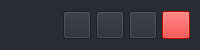
           <widget class="QFrame" name="contentTopBg">
            <property name="minimumSize">
             <size>
              <width>0</width>
              <height>50</height>
             </size>
            </property>
            <property name="maximumSize">
             <size>
              <width>16777215</width>
              <height>50</height>
             </size>
            </property>
            <property name="styleSheet">
             <string notr="true">background-color: rgb(40, 44, 52);</string>
            </property>
            <property name="frameShape">
             <enum>QFrame::NoFrame</enum>
            </property>
            <property name="frameShadow">
             <enum>QFrame::Raised</enum>
            </property>
            <layout class="QHBoxLayout" name="horizontalLayout">
             <property name="spacing">
              <number>0</number>
             </property>
             <property name="leftMargin">
              <number>0</number>
             </property>
             <property name="topMargin">
              <number>0</number>
             </property>
             <property name="rightMargin">
              <number>10</number>
             </property>
             <property name="bottomMargin">
              <number>0</number>
             </property>
             <item>
              <widget class="QFrame" name="leftBox">
               <property name="sizePolicy">
                <sizepolicy hsizetype="Expanding" vsizetype="Preferred">
                 <horstretch>0</horstretch>
                 <verstretch>0</verstretch>
                </sizepolicy>
               </property>
               <property name="frameShape">
                <enum>QFrame::NoFrame</enum>
               </property>
               <property name="frameShadow">
                <enum>QFrame::Raised</enum>
               </property>
               <layout class="QHBoxLayout" name="horizontalLayout_3">
                <property name="spacing">
                 <number>0</number>
                </property>
                <property name="leftMargin">
                 <number>0</number>
                </property>
                <property name="topMargin">
                 <number>0</number>
                </property>
                <property name="rightMargin">
                 <number>0</number>
                </property>
                <property name="bottomMargin">
                 <number>0</number>
                </property>
                <item>
                 <widget class="QLabel" name="titleRightInfo">
                  <property name="sizePolicy">
                   <sizepolicy hsizetype="Preferred" vsizetype="Expanding">
                    <horstretch>0</horstretch>
                    <verstretch>0</verstretch>
                   </sizepolicy>
                  </property>
                  <property name="maximumSize">
                   <size>
                    <width>16777215</width>
                    <height>45</height>
                   </size>
                  </property>
                  <property name="font">
                   <font>
                    <family>微軟正黑體</family>
                    <pointsize>12</pointsize>
                    <weight>50</weight>
                    <italic>false</italic>
                    <bold>false</bold>
                   </font>
                  </property>
                  <property name="styleSheet">
                   <string notr="true">font: 12pt &quot;微軟正黑體&quot;;</string>
                  </property>
                  <property name="text">
                   <string/>
                  </property>
                  <property name="alignment">
                   <set>Qt::AlignLeading|Qt::AlignLeft|Qt::AlignVCenter</set>
                  </property>
                 </widget>
                </item>
               </layout>
              </widget>
             </item>
             <item alignment="Qt::AlignRight">
              <widget class="QFrame" name="rightButtons">
               <property name="minimumSize">
                <size>
                 <width>0</width>
                 <height>28</height>
                </size>
               </property>
               <property name="frameShape">
                <enum>QFrame::NoFrame</enum>
               </property>
               <property name="frameShadow">
                <enum>QFrame::Raised</enum>
               </property>
               <layout class="QHBoxLayout" name="horizontalLayout_2">
                <property name="spacing">
                 <number>5</number>
                </property>
                <property name="leftMargin">
                 <number>0</number>
                </property>
                <property name="topMargin">
                 <number>0</number>
                </property>
                <property name="rightMargin">
                 <number>0</number>
                </property>
                <property name="bottomMargin">
                 <number>0</number>
                </property>
                <item>
                 <widget class="QPushButton" name="settingsTopBtn">
                  <property name="minimumSize">
                   <size>
                    <width>28</width>
                    <height>28</height>
                   </size>
                  </property>
                  <property name="maximumSize">
                   <size>
                    <width>28</width>
                    <height>28</height>
                   </size>
                  </property>
                  <property name="cursor">
                   <cursorShape>PointingHandCursor</cursorShape>
                  </property>
                  <property name="toolTip">
                   <string>Settings</string>
                  </property>
                  <property name="text">
                   <string/>
                  </property>
                  <property name="icon">
                   <iconset resource="resources.qrc">
                    <normaloff>:/icons/images/icons/icon_settings.png</normaloff>:/icons/images/icons/icon_settings.png</iconset>
                  </property>
                  <property name="iconSize">
                   <size>
                    <width>20</width>
                    <height>20</height>
                   </size>
                  </property>
                 </widget>
                </item>
                <item>
                 <widget class="QPushButton" name="minimizeAppBtn">
                  <property name="minimumSize">
                   <size>
                    <width>28</width>
                    <height>28</height>
                   </size>
                  </property>
                  <property name="maximumSize">
                   <size>
                    <width>28</width>
                    <height>28</height>
                   </size>
                  </property>
                  <property name="cursor">
                   <cursorShape>PointingHandCursor</cursorShape>
                  </property>
                  <property name="toolTip">
                   <string>Minimize</string>
                  </property>
                  <property name="text">
                   <string/>
                  </property>
                  <property name="icon">
                   <iconset resource="resources.qrc">
                    <normaloff>:/icons/images/icons/icon_minimize.png</normaloff>:/icons/images/icons/icon_minimize.png</iconset>
                  </property>
                  <property name="iconSize">
                   <size>
                    <width>20</width>
                    <height>20</height>
                   </size>
                  </property>
                 </widget>
                </item>
                <item>
                 <widget class="QPushButton" name="maximizeRestoreAppBtn">
                  <property name="minimumSize">
                   <size>
                    <width>28</width>
                    <height>28</height>
                   </size>
                  </property>
                  <property name="maximumSize">
                   <size>
                    <width>28</width>
                    <height>28</height>
                   </size>
                  </property>
                  <property name="font">
                   <font>
                    <family>Segoe UI</family>
                    <pointsize>10</pointsize>
                    <weight>50</weight>
                    <italic>false</italic>
                    <bold>false</bold>
                    <stylestrategy>PreferDefault</stylestrategy>
                   </font>
                  </property>
                  <property name="cursor">
                   <cursorShape>PointingHandCursor</cursorShape>
                  </property>
                  <property name="toolTip">
                   <string>Maximize</string>
                  </property>
                  <property name="text">
                   <string/>
                  </property>
                  <property name="icon">
                   <iconset resource="resources.qrc">
                    <normaloff>:/icons/images/icons/icon_maximize.png</normaloff>:/icons/images/icons/icon_maximize.png</iconset>
                  </property>
                  <property name="iconSize">
                   <size>
                    <width>20</width>
                    <height>20</height>
                   </size>
                  </property>
                 </widget>
                </item>
                <item>
                 <widget class="QPushButton" name="closeAppBtn">
                  <property name="minimumSize">
                   <size>
                    <width>28</width>
                    <height>28</height>
                   </size>
                  </property>
                  <property name="maximumSize">
                   <size>
                    <width>28</width>
                    <height>28</height>
                   </size>
                  </property>
                  <property name="cursor">
                   <cursorShape>PointingHandCursor</cursorShape>
                  </property>
                  <property name="toolTip">
                   <string>Close</string>
                  </property>
                  <property name="styleSheet">
                   <string notr="true">background-color: rgb(255, 0, 0);</string>
                  </property>
                  <property name="text">
                   <string/>
                  </property>
                  <property name="icon">
                   <iconset resource="resources.qrc">
                    <normaloff>:/icons/images/icons/icon_close.png</normaloff>:/icons/images/icons/icon_close.png</iconset>
                  </property>
                  <property name="iconSize">
                   <size>
                    <width>20</width>
                    <height>20</height>
                   </size>
                  </property>
                 </widget>
                </item>
               </layout>
              </widget>
             </item>
            </layout>
           </widget>
